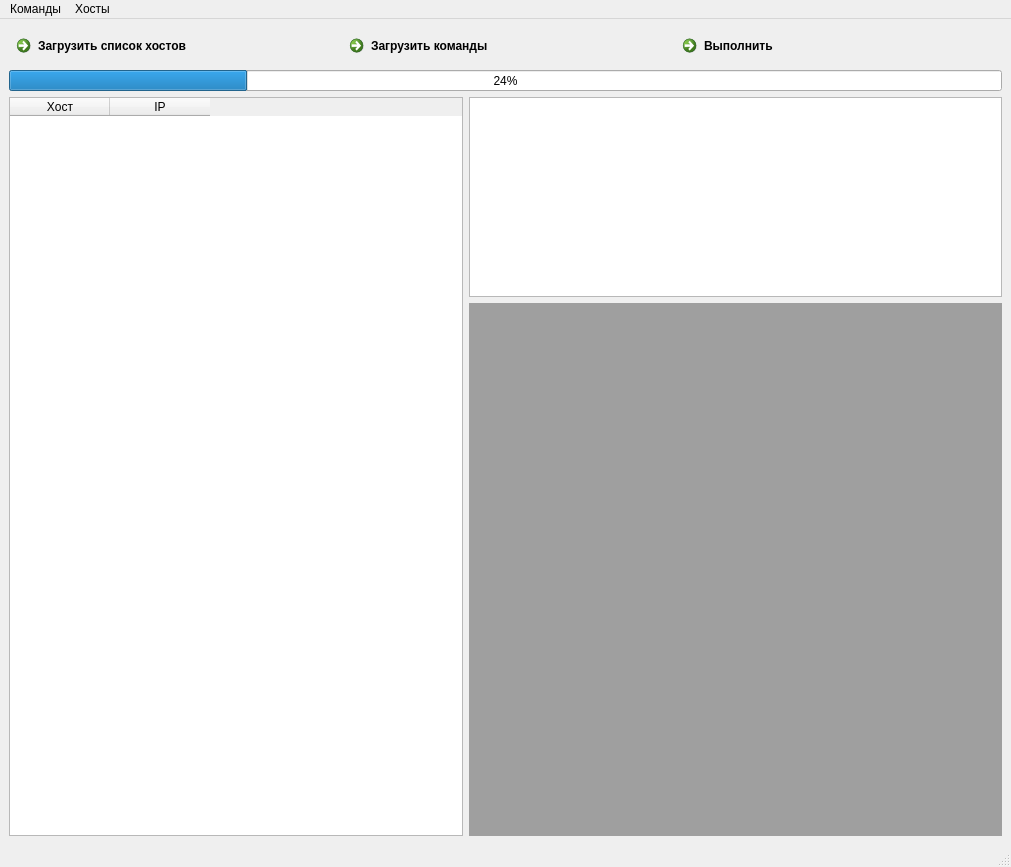
<?xml version="1.0" encoding="UTF-8"?>
<ui version="4.0">
 <class>MainWindow</class>
 <widget class="QMainWindow" name="MainWindow">
  <property name="geometry">
   <rect>
    <x>0</x>
    <y>0</y>
    <width>1011</width>
    <height>867</height>
   </rect>
  </property>
  <property name="windowTitle">
   <string>Linux Remote Master</string>
  </property>
  <widget class="QWidget" name="centralwidget">
   <layout class="QVBoxLayout" name="verticalLayout_2">
    <item>
     <layout class="QVBoxLayout" name="verticalLayout">
      <item>
       <layout class="QHBoxLayout" name="horizontalLayout">
        <item>
         <widget class="QCommandLinkButton" name="loadTaskHostsButton">
          <property name="text">
           <string>Загрузить список хостов</string>
          </property>
         </widget>
        </item>
        <item>
         <widget class="QCommandLinkButton" name="loadCommandsButton">
          <property name="maximumSize">
           <size>
            <width>16777215</width>
            <height>41</height>
           </size>
          </property>
          <property name="text">
           <string>Загрузить команды</string>
          </property>
         </widget>
        </item>
        <item>
         <widget class="QCommandLinkButton" name="commandLinkButton">
          <property name="maximumSize">
           <size>
            <width>16777215</width>
            <height>41</height>
           </size>
          </property>
          <property name="text">
           <string>Выполнить</string>
          </property>
         </widget>
        </item>
       </layout>
      </item>
      <item>
       <widget class="QProgressBar" name="progressBar">
        <property name="maximumSize">
         <size>
          <width>16777215</width>
          <height>21</height>
         </size>
        </property>
        <property name="value">
         <number>24</number>
        </property>
       </widget>
      </item>
     </layout>
    </item>
    <item>
     <layout class="QHBoxLayout" name="horizontalLayout_2">
      <item>
       <widget class="QTableWidget" name="hostsTable">
        <property name="minimumSize">
         <size>
          <width>200</width>
          <height>0</height>
         </size>
        </property>
        <column>
         <property name="text">
          <string>Хост</string>
         </property>
        </column>
        <column>
         <property name="text">
          <string>IP</string>
         </property>
        </column>
       </widget>
      </item>
      <item>
       <layout class="QVBoxLayout" name="verticalLayout_3">
        <item>
         <widget class="QListWidget" name="listCommands">
          <property name="maximumSize">
           <size>
            <width>16777215</width>
            <height>200</height>
           </size>
          </property>
         </widget>
        </item>
        <item>
         <widget class="QMdiArea" name="mdiArea">
          <property name="baseSize">
           <size>
            <width>0</width>
            <height>0</height>
           </size>
          </property>
          <property name="frameShape">
           <enum>QFrame::NoFrame</enum>
          </property>
          <property name="verticalScrollBarPolicy">
           <enum>Qt::ScrollBarAsNeeded</enum>
          </property>
          <property name="horizontalScrollBarPolicy">
           <enum>Qt::ScrollBarAsNeeded</enum>
          </property>
          <property name="sizeAdjustPolicy">
           <enum>QAbstractScrollArea::AdjustIgnored</enum>
          </property>
          <property name="viewMode">
           <enum>QMdiArea::SubWindowView</enum>
          </property>
          <property name="documentMode">
           <bool>false</bool>
          </property>
          <property name="tabsClosable">
           <bool>false</bool>
          </property>
          <property name="tabsMovable">
           <bool>false</bool>
          </property>
         </widget>
        </item>
       </layout>
      </item>
     </layout>
    </item>
   </layout>
  </widget>
  <widget class="QMenuBar" name="menubar">
   <property name="geometry">
    <rect>
     <x>0</x>
     <y>0</y>
     <width>1011</width>
     <height>21</height>
    </rect>
   </property>
   <widget class="QMenu" name="menu">
    <property name="title">
     <string>Команды</string>
    </property>
    <addaction name="loadCommandsAction"/>
    <addaction name="saveCommandsAction"/>
    <addaction name="clearCommandsAction"/>
   </widget>
   <widget class="QMenu" name="menu_2">
    <property name="title">
     <string>Хосты</string>
    </property>
    <addaction name="loadTaskHostsAction"/>
    <addaction name="clearHostsAction"/>
   </widget>
   <addaction name="menu"/>
   <addaction name="menu_2"/>
  </widget>
  <widget class="QStatusBar" name="statusbar"/>
  <action name="loadCommandsAction">
   <property name="text">
    <string>Загрузить...</string>
   </property>
  </action>
  <action name="saveCommandsAction">
   <property name="text">
    <string>Сохранить...</string>
   </property>
  </action>
  <action name="clearCommandsAction">
   <property name="text">
    <string>Очистить</string>
   </property>
  </action>
  <action name="loadTaskHostsAction">
   <property name="text">
    <string>Загрузить список...</string>
   </property>
  </action>
  <action name="clearHostsAction">
   <property name="text">
    <string>Очистить список</string>
   </property>
  </action>
 </widget>
 <resources/>
 <connections/>
</ui>
